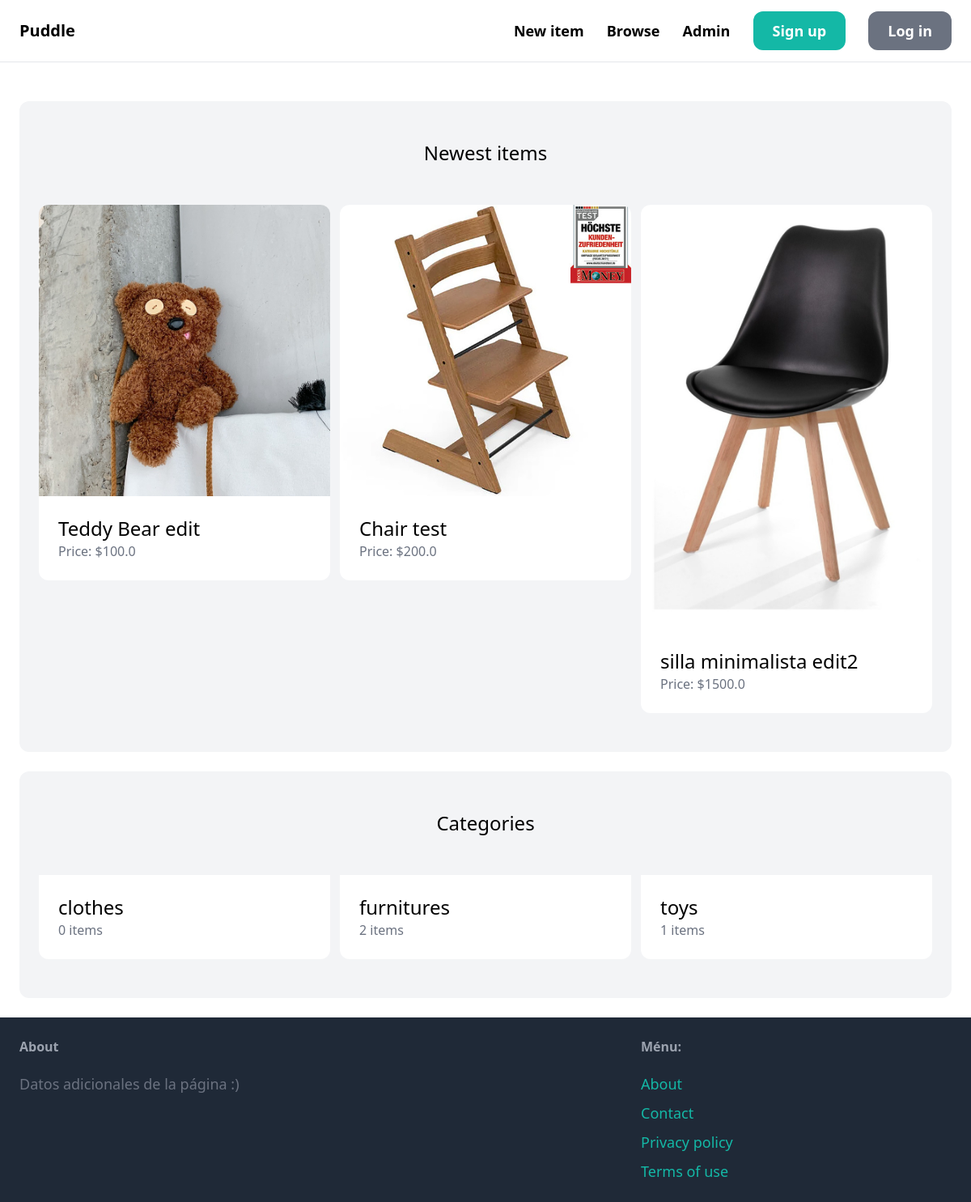
The page / on the database its author committed.
### item/models.py (models this page shows, shortened)
class Item(models.Model):
    category = models.ForeignKey(Category,related_name='items',on_delete=models.CASCADE)
    name = models.CharField(max_length=255)
    description = models.TextField(blank=True,null=True)
    price = models.FloatField()
    image = models.ImageField(upload_to='item_images',blank=True,null=True)
    is_sold = models.BooleanField(default=False)
    created_by = models.ForeignKey(User,related_name='items',on_delete=models.CASCADE)
    created_at = models.DateTimeField(auto_now_add=True)

class Category(models.Model):
    name = models.CharField(max_length=225)
    class Meta:
        ordering = ('name',)
        verbose_name_plural = 'Categories'

### core/views.py (the view)
# urls.py: path('',index,name='index'),
def index(request):
    items = Item.objects.filter(is_sold=False)[0:6]
    categories = Category.objects.all()
    return render(request,'core/index.html',{
        'categories': categories,
        'items': items,
    })

### core/templates/core/index.html (shortened to what this page needs)
{% extends 'core/base.html' %}
{% block content %}
    <div class="mt-6 px-6 py-12 bg-gray-100 rounded-xl">
        <h2 class="mb-12 text-2xl text-center">Newest items</h2>
        <div class="grid grid-cols-3 gap-3">
            {% for item in items %}
            <div>
                <a href="{% url 'item:detail' item.id %}">
                    <div>
                        <img class="rounded-t-xl" src="{{item.image.url}}" alt="">
                    </div>
                    <div class="p-6 bg-white rounded-b-xl">
                        <h2 class="text-2xl"> {{item.name}} </h2>
                        <p class="text-gray-500">Price: ${{item.price}} </p>
                    </div>
                </a>
            </div>
            {% endfor %}
        </div>
    </div>
    <div class="mt-6 px-6 py-12 bg-gray-100 rounded-xl">
        <h2 class="mb-12 text-2xl text-center">Categories</h2>
        <div class="grid grid-cols-3 gap-3">
            {% for category in categories %}
            <div>
                <a href="#">
                    <div class="p-6 bg-white rounded-b-xl">
                        <h2 class="text-2xl"> {{category.name}} </h2>
                        <p class="text-gray-500">{{category.items.count}} items</p>
                    </div>
                </a>
            </div>
            {% endfor %}
        </div>
    </div>
{% endblock %}

### rows shown on the page
Item: image (picture), name "Teddy Bear edit", price "100.0"
Item: image (picture), name "Chair test", price "200.0"
Item: image (picture), name "silla minimalista edit2", price "1500.0"
Category: name "clothes", items.count "0"
Category: name "furnitures", items.count "2"
Category: name "toys", items.count "1"
